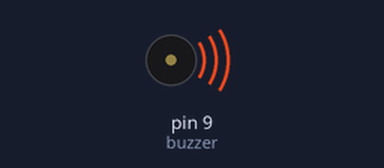
This sketch was run on a simulated Arduino Uno, built with avr-gcc and run on an emulated ATmega328P. On the bench: buzzer (waves = sounding).

Above: at 0.5 s.
Timing chart, 0 to 3.5 s (numbered marks = the images above):
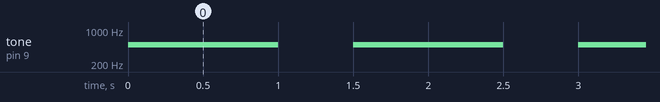

The sketch:

Bab_6_Code_Output_Suara_Menggunakan_Buzzer.ino
```cpp
/**
 * Author       : Saga Kusuma Wijaya
 * Date Created : 10 May 2019
 * Project      : Tutorial Arduino ATM
 * Dedicated to : emtronics
 * Youtube      : https://www.youtube.com/channel/UCW4GRacd319Ml2cv-B9-uxg
 * Instagram    : https://www.instagram.com/emtronics.official/
 * Facebook     : https://web.facebook.com/emtronics.official/
 * Website      : https://sagakusumawijaya94.wordpress.com/tutorials/arduino-tutorial/
 * Github       : https://github.com/sagakusumawijaya
 * Email        : emtronics.2018@gmail.com
 **/

#define buzzer 9

void setup() {
	pinMode(buzzer, OUTPUT);
}

void loop() {
	tone(buzzer, 500);
	delay(1000);
	noTone(buzzer);
	delay(500);
}
```

Measured:
- by itself, tone on pin 9 (buzzer): alternates 500 Hz for 1.0 s and silent for 0.50 s
